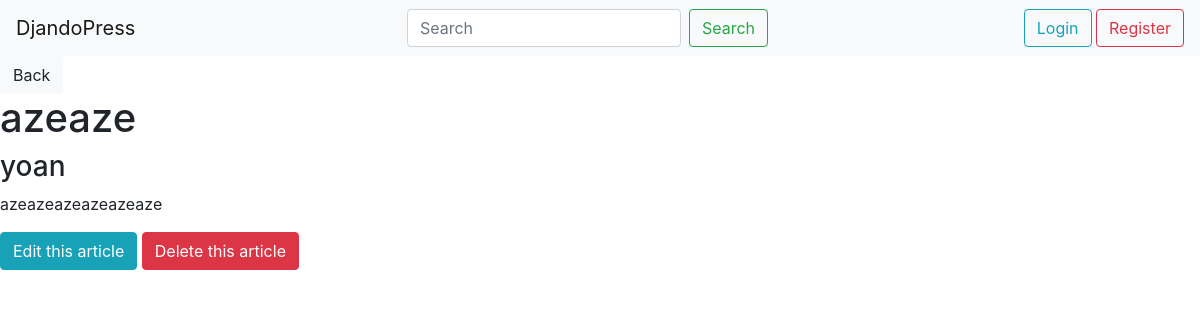
/2, run on the app's committed database.
### app/models.py (models this page shows, shortened)
class Article(models.Model):
    title = models.CharField(max_length=200,
                             default=None,
                             blank=True,
                             help_text='Title')
    content = models.TextField(default=None,
                               blank=True,
                               help_text='Content')
    author = models.ForeignKey(User, on_delete=models.CASCADE)
    created_at = models.DateTimeField(auto_now_add=True)
    updated_at = models.DateTimeField(auto_now=True)

### app/views.py (the view)
# urls.py: url(r'(?P<pk>\d+)$', ArticleDetails.as_view(), name="article"),
class ArticleDetails(DetailView):
    template_name = 'article.html'
    model = Article
    def get_context_data(self, **kwargs):
        context = super().get_context_data(**kwargs)
        return context

### templates/article.html
{% load i18n %}
{% include 'head.html' %}
    <main>
        <a class="btn btn-light" href="{% url 'index' %}">{% trans 'Back' %}</a>
        <article>
            <h1>{{ object.title }}</h1>
            <h3>{{ object.author }}</h3>
            <p>
                {{ object.content }}
            </p>
        </article>
        <a class="btn btn-info" href="{% url 'updateArticle' pk=object.pk %}">{% trans 'Edit this article' %}</a>
        <a class="btn btn-danger" href="{% url 'deleteArticle' pk=object.pk %}">{% trans 'Delete this article' %}</a>
    </main>
</body>
</html>

### static/common/styles.css (style rules this page uses)
html, body { height:100%; }

### data on the page
Article: title "azeaze", author "yoan", content "azeazeazeazeazeaze"
